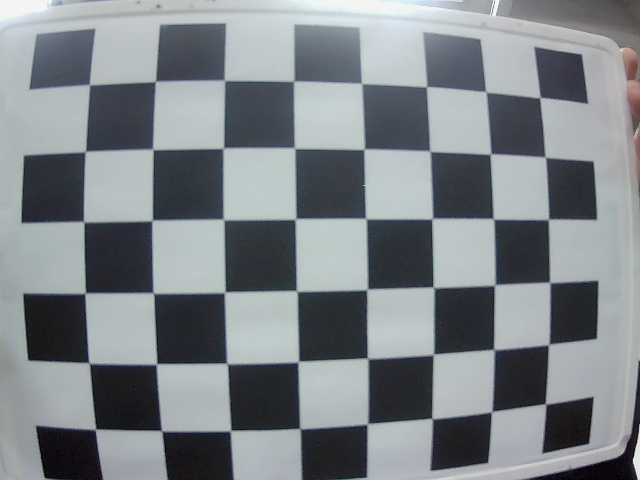
#> input picture aulas/lab02/arquivos/camera_peixe/board_01.jpg, 640 x 480 px; its folder holds only this picture in this run
$ python Lab2_undistort.py
#> lines starting #> are read from the running program, lines starting #| are printed output that depends on the picture; after the words box and inside, x2 and y2 are one past the last pixel; in counts of white or black regions, pixels touching at a corner belong together; long printed decimals are rounded
import cv2
import numpy as np
import os
import glob

# Defining the dimensions of checkerboard
CHECKERBOARD = (6,8)
criteria = (cv2.TERM_CRITERIA_EPS + cv2.TERM_CRITERIA_MAX_ITER, 30, 0.001)

# Creating vector to store vectors of 3D points for each checkerboard image
objpoints = []
# Creating vector to store vectors of 2D points for each checkerboard image
imgpoints = []


# Defining the world coordinates for 3D points
objp = np.zeros((1, CHECKERBOARD[0] * CHECKERBOARD[1], 3), np.float32)
objp[0,:,:2] = np.mgrid[0:CHECKERBOARD[0], 0:CHECKERBOARD[1]].T.reshape(-1, 2)
prev_img_shape = None

# Extracting path of individual image stored in a given directory
images = glob.glob('board_*.jpg')
for fname in images:
    img = cv2.imread(fname)
#> img is the input picture: shape (480, 640, 3); mean B, G, R 136.1, 131.8, 125.9
    gray = cv2.cvtColor(img,cv2.COLOR_BGR2GRAY)
    # Find the chess board corners
    # If desired number of corners are found in the image then ret = true
    ret, corners = cv2.findChessboardCorners(gray, CHECKERBOARD, cv2.CALIB_CB_ADAPTIVE_THRESH + cv2.CALIB_CB_FAST_CHECK + cv2.CALIB_CB_NORMALIZE_IMAGE)
#> ret = True; corners = 48 rows, first 8: [539.3, 97.54], [544.7, 157.3], [548.4, 217.2], [549.5, 283], [547.6, 345.7], [546, 403.5], [487.2, 91.47], [490.9, 155.6]

    """
    If desired number of corner are detected,
    we refine the pixel coordinates and display
    them on the images of checker board
    """
    if ret == True:
        objpoints.append(objp)
        # refining pixel coordinates for given 2d points.
        corners2 = cv2.cornerSubPix(gray, corners, (11,11),(-1,-1), criteria)
#> corners2 = 48 rows, first 8: [539.9, 97.57], [545.3, 157.2], [548.5, 219.3], [549.8, 282.5], [548.7, 344.4], [545.5, 403.9], [485.9, 91.84], [490.4, 154]

        imgpoints.append(corners2)

        # Draw and display the corners
        img = cv2.drawChessboardCorners(img, CHECKERBOARD, corners2, ret)
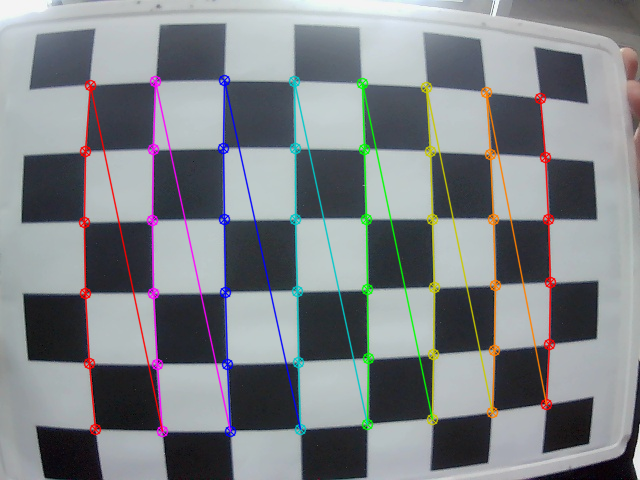
#> img: shape (480, 640, 3); 6.21% of pixels changed, all inside (x1, y1, x2, y2) = (78, 74, 557, 438)

    cv2.imshow('img',img)
    cv2.waitKey(0)

cv2.destroyAllWindows()

h,w = img.shape[:2]
#> h = 480; w = 640

"""
Performing camera calibration by
passing the value of known 3D points (objpoints)
and corresponding pixel coordinates of the
detected corners (imgpoints)
"""
ret, mtx, dist, rvecs, tvecs = cv2.calibrateCamera(objpoints, imgpoints, gray.shape[::-1], None, None)
#> ret = 0.502; mtx = [[2682.9, 0, 451.5], [0, 2457.8, 237.9], [0, 0, 1]]; dist = [[-5.15, -194.1, 0.0355, -0.391, 4411.3]]; rvecs = ([-0.463, -0.424, 1.51],); tvecs = ([1.39, -2.29, 37.28],)

print("Camera matrix : \n")
print(mtx)
#| [[2.68291876e+03 0.00000000e+00 4.51533970e+02]
#|  [0.00000000e+00 2.45778586e+03 2.37869268e+02]
#|  [0.00000000e+00 0.00000000e+00 1.00000000e+00]]
print("dist : \n")
print(dist)
#| [[-5.14632571e+00 -1.94117026e+02  3.55242219e-02 -3.91412077e-01
#|    4.41125573e+03]]
print("rvecs : \n")
print(rvecs)
#| (array([[-0.4633],
#|        [-0.4245 ],
#|        [ 1.510]]),)
print("tvecs : \n")
print(tvecs)
#| (array([[ 1.391],
#|        [-2.294],
#|        [37.284]]),)

i = 0

for fname in images:
    img = cv2.imread(fname)
    h,  w = img.shape[:2]
    newcameramtx, roi = cv2.getOptimalNewCameraMatrix(mtx, dist, (w,h), 1, (w,h))
#> newcameramtx = [[2178.2, 0, 374.2], [0, 1713.1, 246.9], [0, 0, 1]]; roi = (6, 70, 544, 352)

    # undistort
    dst = cv2.undistort(img, mtx, dist, None, newcameramtx)
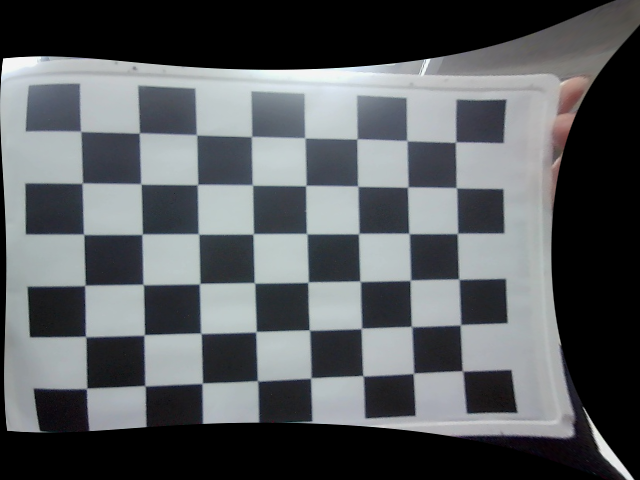
#> dst: shape (480, 640, 3); mean B, G, R 95, 92.2, 88.6

	# crop the image
    x, y, w, h = roi
#> x = 6; y = 70; w = 544; h = 352
    dst = dst[y:y+h, x:x+w]
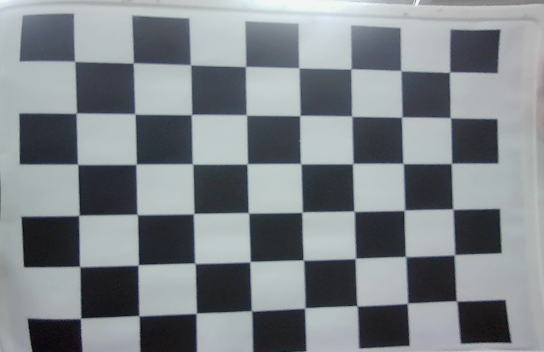
#> dst: shape (352, 544, 3); mean B, G, R 137.4, 133, 126.9
    cv2.imwrite('calibresult_'+str(i)+'.png', dst)
    i = i+1

    cv2.imshow('img',dst)
    cv2.waitKey(0)

images_students = glob.glob('aluno_*.jpg')
for fname in images_students:
    img = cv2.imread(fname)
    h,  w = img.shape[:2]
    newcameramtx, roi = cv2.getOptimalNewCameraMatrix(mtx, dist, (w,h), 1, (w,h))

    # undistort
    dst = cv2.undistort(img, mtx, dist, None, newcameramtx)

	# crop the image
    x, y, w, h = roi
    dst = dst[y:y+h, x:x+w]
    cv2.imwrite('calibresult_'+str(i)+'.png', dst)
    i = i+1

    cv2.imshow('img',dst)
    cv2.waitKey(0)

cv2.destroyAllWindows()

$ run again, on aulas/lab02/arquivos/camera_peixe/board_05.jpg
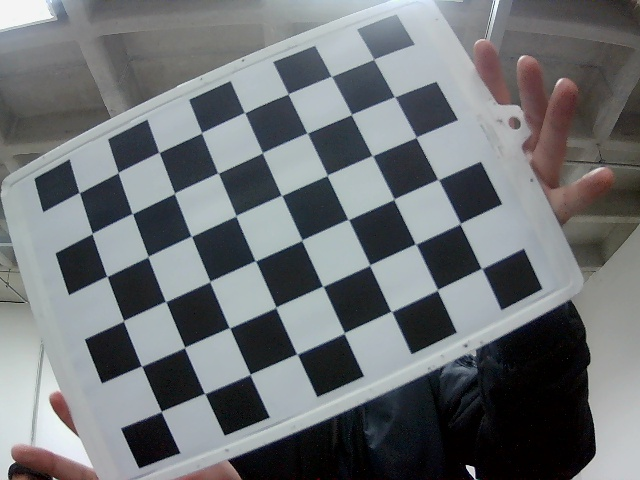
#> input picture aulas/lab02/arquivos/camera_peixe/board_05.jpg, 640 x 480 px
#> img is the input picture: shape (480, 640, 3); mean B, G, R 116.4, 113.6, 109.8
#> `ret, corners = cv2.findChessboardCorners(gray, CHECKERBOARD, cv2.CALIB..`: ret = True; corners = 48 rows, first 8: [373.5, 59.36], [394.5, 96.45], [415.6, 137.3], [437.9, 179.4], [459.5, 223.9], [480.9, 268.2], [331.4, 76.45], [351.5, 114.5]
#> corners2 = 48 rows, first 8: [373.5, 59.34], [394.7, 96.7], [416, 137.3], [438.2, 179.5], [460, 223.8], [481.6, 268.5], [331.4, 76.26], [351.3, 114.5]
#> `img = cv2.drawChessboardCorners(img, CHECKERBOARD, corners2, ret)`:
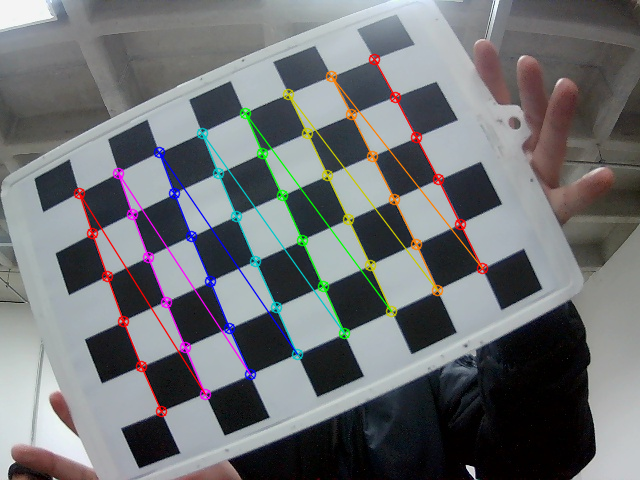
#> img: shape (480, 640, 3); 4.41% of pixels changed, all inside (x1, y1, x2, y2) = (73, 53, 489, 418)
#> `ret, mtx, dist, rvecs, tvecs = cv2.calibrateCamera(objpoints, imgpoint..`: ret = 0.157; mtx = [[249.9, 0, 339.1], [0, 242.6, 207.9], [0, 0, 1]]; dist = [[-0.0784, 0.022, 0.00998, -0.00302, -0.00778]]; rvecs = ([-0.0546, 0.049, 1.14],); tvecs = ([0.75, -3.32, 5.15],)
#| [[249.893   0.         339.113]
#|  [  0.         242.594  207.904]
#|  [  0.           0.           1.        ]]
#| [[-0.07841  0.02198  0.009977 -0.003016 -0.007777]]
#| (array([[-0.05464],
#|        [ 0.049],
#|        [ 1.141]]),)
#| (array([[ 0.7505],
#|        [-3.319],
#|        [ 5.147]]),)
#> newcameramtx = [[105.3, 0, 361.7], [0, 158.3, 224.2], [0, 0, 1]]; roi = (219, 89, 269, 313)
#> `x, y, w, h = roi`: x = 219; y = 89; w = 269; h = 313
#> `dst = dst[y:y+h, x:x+w]`:
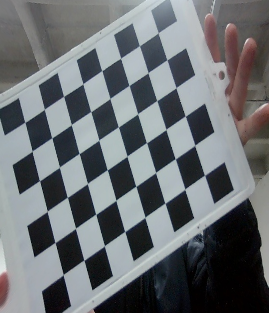
#> dst: shape (313, 269, 3); mean B, G, R 112.8, 109.5, 105.5

$ run again, on aulas/lab02/arquivos/camera_peixe/board_06.jpg
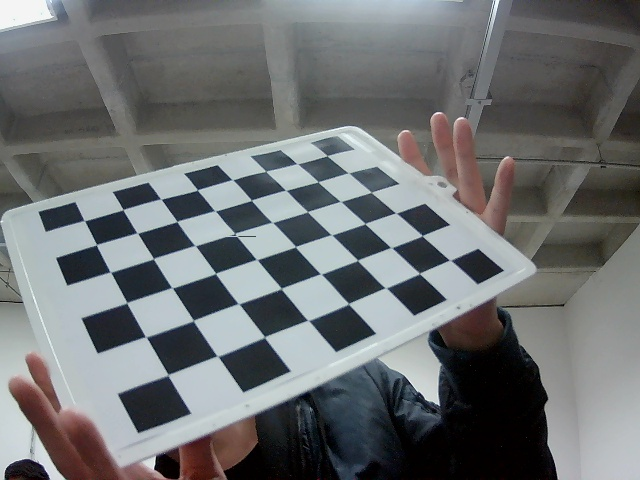
#> input picture aulas/lab02/arquivos/camera_peixe/board_06.jpg, 640 x 480 px
#> img is the input picture: shape (480, 640, 3); mean B, G, R 112.4, 111.3, 108.5
#> `ret, corners = cv2.findChessboardCorners(gray, CHECKERBOARD, cv2.CALIB..`: ret = True; corners = 48 rows, first 8: [327.1, 155.6], [348.5, 172.9], [371.2, 192.4], [395.5, 212.9], [422.2, 235.5], [449.2, 260], [296.8, 163.6], [318, 181.8]
#> corners2 = 48 rows, first 8: [326.9, 155.6], [348.2, 172.8], [371.3, 192.4], [395.9, 213], [422.2, 235.7], [449.9, 260.1], [297.2, 163.7], [318, 181.8]
#> `img = cv2.drawChessboardCorners(img, CHECKERBOARD, corners2, ret)`:
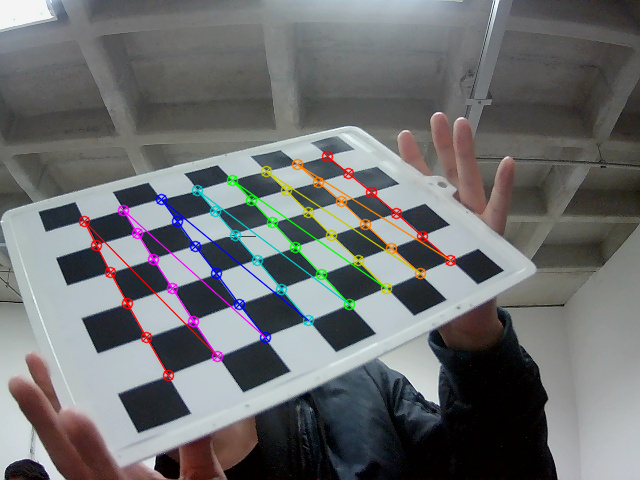
#> img: shape (480, 640, 3); 3.35% of pixels changed, all inside (x1, y1, x2, y2) = (78, 150, 457, 382)
#> `ret, mtx, dist, rvecs, tvecs = cv2.calibrateCamera(objpoints, imgpoint..`: ret = 0.335; mtx = [[596.1, 0, 294.5], [0, 612.8, 240.3], [0, 0, 1]]; dist = [[-0.425, 1.15, -0.00457, 0.00186, -4.68]]; rvecs = ([-0.884, 0.376, 0.967],); tvecs = ([0.91, -2.31, 16.65],)
#| [[596.133   0.         294.540]
#|  [  0.         612.773 240.319]
#|  [  0.           0.           1.        ]]
#| [[-4.25446279e-01  1.15036582e+00 -4.56718984e-03  1.86440006e-03
#|   -4.68012885e+00]]
#| (array([[-0.884],
#|        [ 0.3764],
#|        [ 0.9669]]),)
#| (array([[ 0.9097],
#|        [-2.312],
#|        [16.651]]),)
#> newcameramtx = [[422.6, 0, 344.8], [0, 315.5, 200.4], [0, 0, 1]]; roi = (136, 77, 453, 247)
#> `x, y, w, h = roi`: x = 136; y = 77; w = 453; h = 247
#> `dst = dst[y:y+h, x:x+w]`:
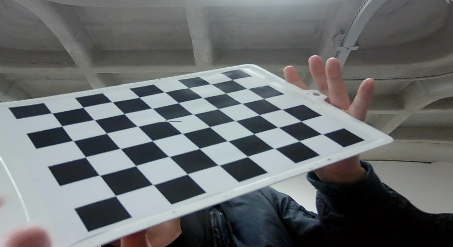
#> dst: shape (247, 453, 3); mean B, G, R 110.4, 109.2, 105.7

$ run again, on aulas/lab02/arquivos/camera_peixe/board_07.jpg
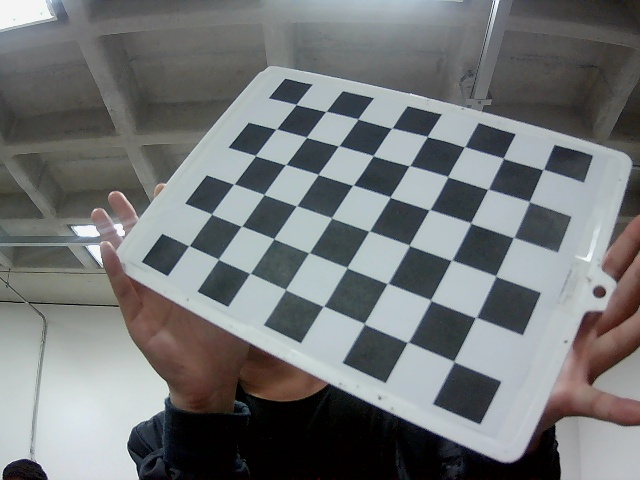
#> input picture aulas/lab02/arquivos/camera_peixe/board_07.jpg, 640 x 480 px
#> img is the input picture: shape (480, 640, 3); mean B, G, R 118.7, 117.7, 114.8
#> `ret, corners = cv2.findChessboardCorners(gray, CHECKERBOARD, cv2.CALIB..`: ret = True; corners = 48 rows, first 8: [189, 245.6], [211.5, 214], [233.7, 184.2], [255.4, 155.5], [276, 129.2], [296, 104.5], [218.4, 259.3], [241.4, 226.3]
#> corners2 = 48 rows, first 8: [188.9, 245.6], [211.5, 214.1], [233.7, 184.1], [255.5, 155.6], [276.1, 129], [296.1, 104.5], [218.3, 259.3], [241.5, 226.2]
#> `img = cv2.drawChessboardCorners(img, CHECKERBOARD, corners2, ret)`:
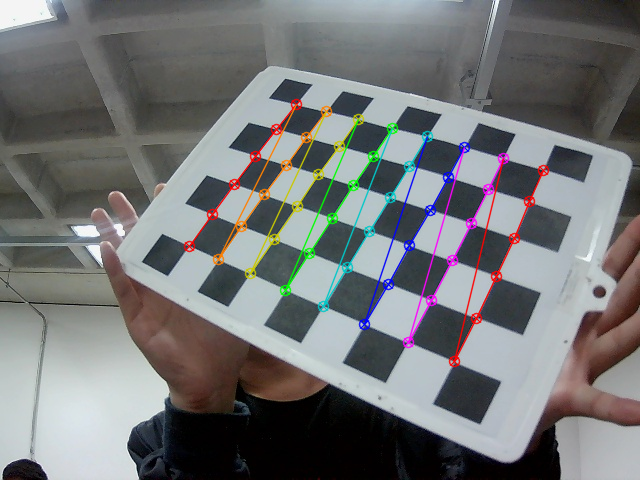
#> img: shape (480, 640, 3); 3.85% of pixels changed, all inside (x1, y1, x2, y2) = (183, 98, 550, 368)
#> `ret, mtx, dist, rvecs, tvecs = cv2.calibrateCamera(objpoints, imgpoint..`: ret = 0.326; mtx = [[644.9, 0, 267.9], [0, 719.7, 247.6], [0, 0, 1]]; dist = [[-0.706, 1.69, -0.00354, 0.0477, -3.56]]; rvecs = ([-0.785, -0.102, -1.01],); tvecs = ([-2, -0.0431, 15.81],)
#| [[644.919   0.         267.950]
#|  [  0.         719.663 247.641]
#|  [  0.           0.           1.        ]]
#| [[-7.05607773e-01  1.68580258e+00 -3.53533460e-03  4.77467722e-02
#|   -3.56409417e+00]]
#| (array([[-0.7851],
#|        [-0.1021],
#|        [-1.010]]),)
#| (array([[-1.996],
#|        [-0.04313],
#|        [15.808]]),)
#> newcameramtx = [[332.3, 0, 200.1], [0, 329.3, 143.7], [0, 0, 1]]; roi = (62, 30, 329, 219)
#> `x, y, w, h = roi`: x = 62; y = 30; w = 329; h = 219
#> `dst = dst[y:y+h, x:x+w]`:
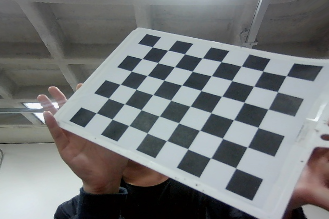
#> dst: shape (219, 329, 3); mean B, G, R 120.6, 119.6, 116.5

$ run again, on aulas/lab02/arquivos/camera_peixe/board_02.jpg
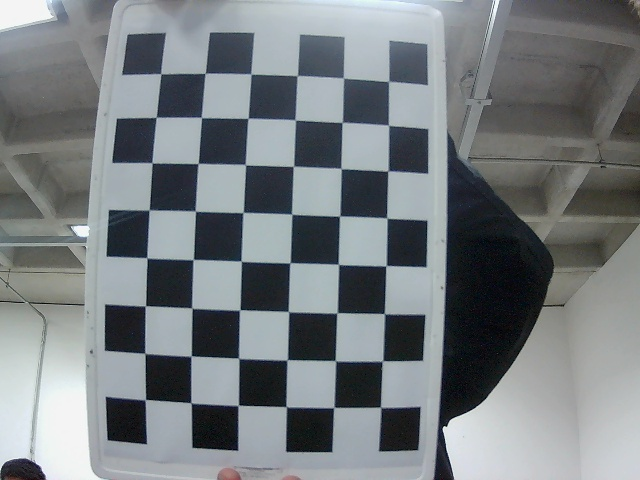
#> input picture aulas/lab02/arquivos/camera_peixe/board_02.jpg, 640 x 480 px
#> img is the input picture: shape (480, 640, 3); mean B, G, R 127.5, 124.3, 118.7
#> `ret, corners = cv2.findChessboardCorners(gray, CHECKERBOARD, cv2.CALIB..`: ret = True; corners = 48 rows, first 8: [160.8, 73.76], [205.1, 73.56], [251, 74.04], [297.2, 75.93], [343.5, 78.01], [388.8, 81.4], [156.2, 117.5], [201.5, 117.6]
#> corners2 = 48 rows, first 8: [160.7, 73.64], [205.2, 73.24], [250.9, 73.89], [297.2, 75.53], [343.5, 78.1], [388.6, 81.42], [156.2, 117.3], [201.4, 117.5]
#> `img = cv2.drawChessboardCorners(img, CHECKERBOARD, corners2, ret)`:
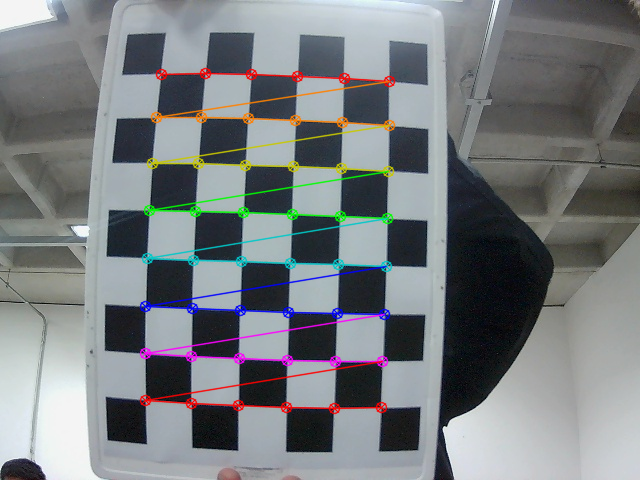
#> img: shape (480, 640, 3); 4.73% of pixels changed, all inside (x1, y1, x2, y2) = (139, 67, 396, 415)
#> `ret, mtx, dist, rvecs, tvecs = cv2.calibrateCamera(objpoints, imgpoint..`: ret = 0.146; mtx = [[1252.8, 0, 412.8], [0, 1278.3, 227], [0, 0, 1]]; dist = [[-1.38, -8.11, 0.0245, -0.113, 67.98]]; rvecs = ([-0.103, -0.187, 0.0298],); tvecs = ([-5.4, -3.37, 26.22],)
#| [[1.25280557e+03 0.00000000e+00 4.12788500e+02]
#|  [0.00000000e+00 1.27826067e+03 2.26989899e+02]
#|  [0.00000000e+00 0.00000000e+00 1.00000000e+00]]
#| [[-1.38100325e+00 -8.10914300e+00  2.45057892e-02 -1.12887511e-01
#|    6.79765421e+01]]
#| (array([[-0.1034],
#|        [-0.1866],
#|        [ 0.02982]]),)
#| (array([[-5.398],
#|        [-3.369],
#|        [26.216]]),)
#> newcameramtx = [[1065.7, 0, 370.1], [0, 997.6, 234.3], [0, 0, 1]]; roi = (12, 45, 583, 395)
#> `x, y, w, h = roi`: x = 12; y = 45; w = 583; h = 395
#> `dst = dst[y:y+h, x:x+w]`:
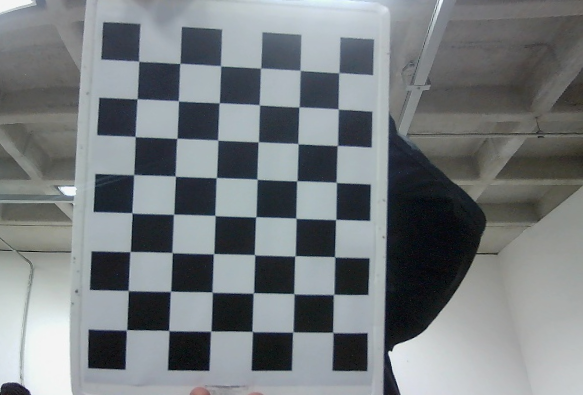
#> dst: shape (395, 583, 3); mean B, G, R 126.7, 123.8, 118.5
